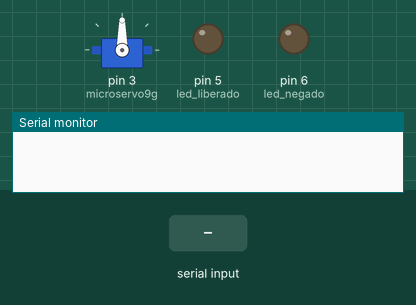
Simulated run of this sketch. Board: Arduino Uno, built with avr-gcc and run on an emulated ATmega328P. On the bench: servo, output pins drawn as LEDs (lit = HIGH), the last lines printed to the serial monitor. Inputs (shaded band) come from the test bench. Pins used as bus, display or sensor lines are not drawn.

Above: at 1.2 s.
1.3 s: "1" received over Serial
At 1.9 s:
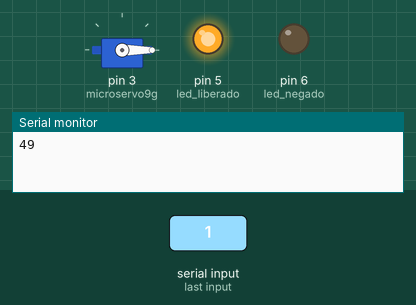
2.8 s: "0" received over Serial
At 4.42 s:
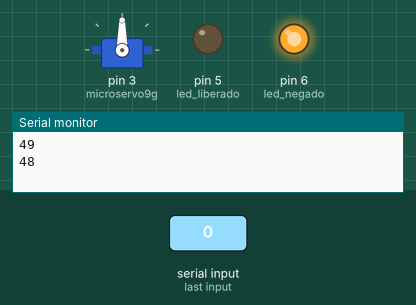
Timing chart, 0 to 6.0 s (numbered marks = the images above; inputs shaded):
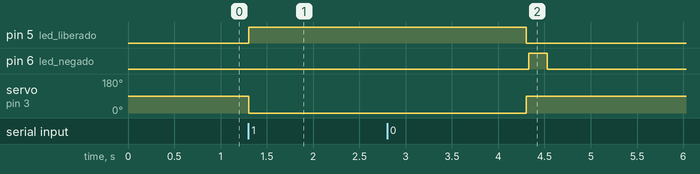

Measured:
- after the input at 1.3 s, pin 5 (led_liberado): LOW → HIGH at once; servo on pin 3 (microservo9g): 90° → 0° at once
- after the input at 2.8 s, pin 6 (led_negado): LOW → HIGH after 1.5 s, → LOW 0.20 s later

The sketch:

rfid.ino
```cpp
// Programa : RFID - Controle de acesso / cancela
// Autor : Arduino e Cia

#include <SPI.h>
#include <MFRC522.h>
#include <Servo.h>

Servo microservo9g;

#define SS_PIN 10
#define RST_PIN 9
// Definicoes pino modulo RC522
MFRC522 mfrc522(SS_PIN, RST_PIN);

// Leds indicadores acesso liberado ou negado
int led_liberado = 5;
int led_negado = 6;
String incomingByte = "";
char st[20];

void setup()
{
  pinMode(led_liberado, OUTPUT);
  pinMode(led_negado, OUTPUT);
  // Define que o servo esta ligado a porta digital 3
  microservo9g.attach(3);
  // Move o servo para a posicao inicial (cancela fechada)
  microservo9g.write(90);
  // Inicia a serial
  Serial.begin(9600);
  // Inicia  SPI bus
  SPI.begin();
  // Inicia MFRC522
  mfrc522.PCD_Init();

}

void loop()
{

  if (Serial.available() > 0) {

    // read the incoming byte:
    incomingByte = Serial.read();
    Serial.println(incomingByte);
    if(incomingByte == "48"){
      digitalWrite(led_negado, HIGH);
      delay(200);
      digitalWrite(led_negado, LOW);
    }else if(incomingByte == "49"){
      microservo9g.write(-90);
      digitalWrite(led_liberado, HIGH);
      delay(3000);
      microservo9g.write(90);
      digitalWrite(led_liberado, LOW);
    }
  }
  // Aguarda a aproximacao do cartao
  if ( ! mfrc522.PICC_IsNewCardPresent())
  {
    return;
  }
  // Seleciona um dos cartoes
  if ( ! mfrc522.PICC_ReadCardSerial())
  {
    return;
  }
  // Mostra UID na serial
  String conteudo= "";
  byte letra;
  for (byte i = 0; i < mfrc522.uid.size; i++)
  {
     Serial.print(mfrc522.uid.uidByte[i] < 0x10 ? " 0" : " ");
     Serial.print(mfrc522.uid.uidByte[i], HEX);
     conteudo.concat(String(mfrc522.uid.uidByte[i] < 0x10 ? " 0" : " "));
     conteudo.concat(String(mfrc522.uid.uidByte[i], HEX));
  }
  Serial.println();

}
```
